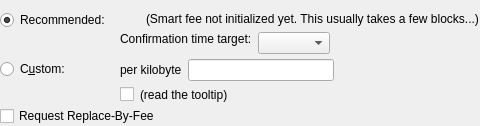
                                            <widget class="QFrame" name="frameFeeSelection">
                                                <layout class="QVBoxLayout" name="verticalLayoutFee12">
                                                    <property name="spacing">
                                                        <number>0</number>
                                                    </property>
                                                    <property name="leftMargin">
                                                        <number>0</number>
                                                    </property>
                                                    <property name="topMargin">
                                                        <number>0</number>
                                                    </property>
                                                    <property name="rightMargin">
                                                        <number>0</number>
                                                    </property>
                                                    <property name="bottomMargin">
                                                        <number>0</number>
                                                    </property>
                                                    <item>
                                                        <layout class="QGridLayout" name="gridLayoutFee">
                                                            <property name="topMargin">
                                                                <number>10</number>
                                                            </property>
                                                            <property name="bottomMargin">
                                                                <number>4</number>
                                                            </property>
                                                            <property name="horizontalSpacing">
                                                                <number>10</number>
                                                            </property>
                                                            <property name="verticalSpacing">
                                                                <number>4</number>
                                                            </property>
                                                            <item row="1" column="1">
                                                                <layout class="QVBoxLayout" name="verticalLayoutFee8">
                                                                    <property name="spacing">
                                                                        <number>6</number>
                                                                    </property>
                                                                    <item>
                                                                        <layout class="QHBoxLayout" name="horizontalLayoutFee13">
                                                                            <item>
                                                                                <widget class="QLabel" name="labelCustomPerKilobyte">
                                                                                    <property name="toolTip">
                                                                                        <string>If the custom fee is set to 1000 satoshis and the transaction is only 250 bytes, then &quot;per kilobyte&quot; only pays 250 satoshis in fee, while &quot;total at least&quot; pays 1000 satoshis. For transactions bigger than a kilobyte both pay by kilobyte.</string>
                                                                                    </property>
                                                                                    <property name="text">
                                                                                        <string>per kilobyte</string>
                                                                                    </property>
                                                                                </widget>
                                                                            </item>
                                                                            <item>
                                                                                <widget class="MemeiumAmountField" name="customFee"/>
                                                                            </item>
                                                                            <item>
                                                                                <spacer name="horizontalSpacer_6">
                                                                                    <property name="orientation">
                                                                                        <enum>Qt::Horizontal</enum>
                                                                                    </property>
                                                                                    <property name="sizeHint" stdset="0">
                                                                                        <size>
                                                                                            <width>1</width>
                                                                                            <height>1</height>
                                                                                        </size>
                                                                                    </property>
                                                                                </spacer>
                                                                            </item>
                                                                        </layout>
                                                                    </item>
                                                                    <item>
                                                                        <layout class="QHBoxLayout" name="horizontalLayoutFee8">
                                                                            <item>
                                                                                <widget class="QCheckBox" name="checkBoxMinimumFee">
                                                                                    <property name="toolTip">
                                                                                        <string>Paying only the minimum fee is just fine as long as there is less transaction volume than space in the blocks. But be aware that this can end up in a never confirming transaction once there is more demand for memeium transactions than the network can process.</string>
                                                                                    </property>
                                                                                    <property name="text">
                                                                                        <string/>
                                                                                    </property>
                                                                                </widget>
                                                                            </item>
                                                                            <item>
                                                                                <widget class="QLabel" name="labelMinFeeWarning">
                                                                                    <property name="enabled">
                                                                                        <bool>true</bool>
                                                                                    </property>
                                                                                    <property name="toolTip">
                                                                                        <string>Paying only the minimum fee is just fine as long as there is less transaction volume than space in the blocks. But be aware that this can end up in a never confirming transaction once there is more demand for memeium transactions than the network can process.</string>
                                                                                    </property>
                                                                                    <property name="text">
                                                                                        <string>(read the tooltip)</string>
                                                                                    </property>
                                                                                    <property name="margin">
                                                                                        <number>5</number>
                                                                                    </property>
                                                                                </widget>
                                                                            </item>
                                                                            <item>
                                                                                <spacer name="horizontalSpacer_7">
                                                                                    <property name="orientation">
                                                                                        <enum>Qt::Horizontal</enum>
                                                                                    </property>
                                                                                    <property name="sizeHint" stdset="0">
                                                                                        <size>
                                                                                            <width>1</width>
                                                                                            <height>1</height>
                                                                                        </size>
                                                                                    </property>
                                                                                </spacer>
                                                                            </item>
                                                                        </layout>
                                                                    </item>
                                                                </layout>
                                                            </item>
                                                            <item row="0" column="0">
                                                                <layout class="QVBoxLayout" name="verticalLayoutFee4" stretch="0,1">
                                                                    <item>
                                                                        <widget class="QRadioButton" name="radioSmartFee">
                                                                            <property name="text">
                                                                                <string>Recommended:</string>
                                                                            </property>
                                                                            <property name="checked">
                                                                                <bool>true</bool>
                                                                            </property>
                                                                            <attribute name="buttonGroup">
                                                                                <string notr="true">groupFee</string>
                                                                            </attribute>
                                                                        </widget>
                                                                    </item>
                                                                    <item>
                                                                        <spacer name="verticalSpacer_2">
                                                                            <property name="orientation">
                                                                                <enum>Qt::Vertical</enum>
                                                                            </property>
                                                                            <property name="sizeHint" stdset="0">
                                                                                <size>
                                                                                    <width>1</width>
                                                                                    <height>1</height>
                                                                                </size>
                                                                            </property>
                                                                        </spacer>
                                                                    </item>
                                                                </layout>
                                                            </item>
                                                            <item row="1" column="0">
                                                                <layout class="QVBoxLayout" name="verticalLayoutFee9" stretch="0,1">
                                                                    <item>
                                                                        <widget class="QRadioButton" name="radioCustomFee">
                                                                            <property name="text">
                                                                                <string>C&amp;ustom:</string>
                                                                            </property>
                                                                            <attribute name="buttonGroup">
                                                                                <string notr="true">groupFee</string>
                                                                            </attribute>
                                                                        </widget>
                                                                    </item>
                                                                    <item>
                                                                        <spacer name="verticalSpacer_6">
                                                                            <property name="orientation">
                                                                                <enum>Qt::Vertical</enum>
                                                                            </property>
                                                                            <property name="sizeHint" stdset="0">
                                                                                <size>
                                                                                    <width>1</width>
                                                                                    <height>1</height>
                                                                                </size>
                                                                            </property>
                                                                        </spacer>
                                                                    </item>
                                                                </layout>
                                                            </item>
                                                            <item row="0" column="1">
                                                                <layout class="QVBoxLayout" name="verticalLayoutFee3" stretch="0,0,1">
                                                                    <property name="spacing">
                                                                        <number>6</number>
                                                                    </property>
                                                                    <property name="topMargin">
                                                                        <number>2</number>
                                                                    </property>
                                                                    <item>
                                                                        <layout class="QHBoxLayout" name="horizontalLayoutFee12">
                                                                            <item>
                                                                                <widget class="QLabel" name="labelSmartFee">
                                                                                    <property name="text">
                                                                                        <string/>
                                                                                    </property>
                                                                                    <property name="margin">
                                                                                        <number>2</number>
                                                                                    </property>
                                                                                </widget>
                                                                            </item>
                                                                            <item>
                                                                                <widget class="QLabel" name="labelFeeEstimation">
                                                                                    <property name="text">
                                                                                        <string/>
                                                                                    </property>
                                                                                </widget>
                                                                            </item>
                                                                            <item>
                                                                                <widget class="QLabel" name="labelSmartFee2">
                                                                                    <property name="text">
                                                                                        <string>(Smart fee not initialized yet. This usually takes a few blocks...)</string>
                                                                                    </property>
                                                                                    <property name="margin">
                                                                                        <number>2</number>
                                                                                    </property>
                                                                                </widget>
                                                                            </item>
                                                                            <item>
                                                                                <spacer name="horizontalSpacer_8">
                                                                                    <property name="orientation">
                                                                                        <enum>Qt::Horizontal</enum>
                                                                                    </property>
                                                                                    <property name="sizeHint" stdset="0">
                                                                                        <size>
                                                                                            <width>1</width>
                                                                                            <height>1</height>
                                                                                        </size>
                                                                                    </property>
                                                                                </spacer>
                                                                            </item>
                                                                        </layout>
                                                                    </item>
                                                                    <item>
                                                                        <layout class="QHBoxLayout" name="horizontalLayoutFee9">
                                                                            <item>
                                                                                <layout class="QVBoxLayout" name="verticalLayoutFee6">
                                                                                    <item>
                                                                                        <widget class="QLabel" name="labelSmartFee3">
                                                                                            <property name="text">
                                                                                                <string>Confirmation time target:</string>
                                                                                            </property>
                                                                                            <property name="margin">
                                                                                                <number>2</number>
                                                                                            </property>
                                                                                        </widget>
                                                                                    </item>
                                                                                    <item>
                                                                                        <spacer name="verticalSpacer_3">
                                                                                            <property name="orientation">
                                                                                                <enum>Qt::Vertical</enum>
                                                                                            </property>
                                                                                            <property name="sizeHint" stdset="0">
                                                                                                <size>
                                                                                                    <width>1</width>
                                                                                                    <height>1</height>
                                                                                                </size>
                                                                                            </property>
                                                                                        </spacer>
                                                                                    </item>
                                                                                </layout>
                                                                            </item>
                                                                            <item>
                                                                                <layout class="QVBoxLayout" name="verticalLayoutFee5">
                                                                                    <property name="rightMargin">
                                                                                        <number>30</number>
                                                                                    </property>
                                                                                    <item>
                                                                                        <layout class="QHBoxLayout" name="horizontalLayoutConfTarget">
                                                                                            <property name="bottomMargin">
                                                                                                <number>0</number>
                                                                                            </property>
                                                                                            <item>
                                                                                                <widget class="QComboBox" name="confTargetSelector"/>
                                                                                            </item>
                                                                                            <item>
                                                                                                <spacer name="horizontalSpacerConfTarget">
                                                                                                    <property name="orientation">
                                                                                                        <enum>Qt::Horizontal</enum>
                                                                                                    </property>
                                                                                                    <property name="sizeHint" stdset="0">
                                                                                                        <size>
                                                                                                            <width>40</width>
                                                                                                            <height>20</height>
                                                                                                        </size>
                                                                                                    </property>
                                                                                                </spacer>
                                                                                            </item>
                                                                                        </layout>
                                                                                    </item>
                                                                                </layout>
                                                                            </item>
                                                                        </layout>
                                                                    </item>
                                                                    <item>
                                                                        <spacer name="verticalSpacer_4">
                                                                            <property name="orientation">
                                                                                <enum>Qt::Vertical</enum>
                                                                            </property>
                                                                            <property name="sizeHint" stdset="0">
                                                                                <size>
                                                                                    <width>1</width>
                                                                                    <height>1</height>
                                                                                </size>
                                                                            </property>
                                                                        </spacer>
                                                                    </item>
                                                                </layout>
                                                            </item>
                                                        </layout>
                                                    </item>
                                                    <item>
                                                        <widget class="QCheckBox" name="optInRBF">
                                                            <property name="toolTip">
                                                                <string>Indicates that the sender may wish to replace this transaction with a new one paying higher fees (prior to being confirmed).</string>
                                                            </property>
                                                            <property name="text">
                                                                <string>Request Replace-By-Fee</string>
                                                            </property>
                                                        </widget>
                                                    </item>
                                                </layout>
                                            </widget>
